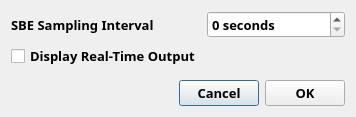
<?xml version="1.0" encoding="UTF-8"?>
<ui version="4.0">
 <class>sbeSetInterval</class>
 <widget class="QDialog" name="sbeSetInterval">
  <property name="geometry">
   <rect>
    <x>0</x>
    <y>0</y>
    <width>356</width>
    <height>117</height>
   </rect>
  </property>
  <property name="windowTitle">
   <string>Set Sampling Interval</string>
  </property>
  <property name="modal">
   <bool>true</bool>
  </property>
  <layout class="QVBoxLayout" name="verticalLayout">
   <item>
    <layout class="QFormLayout" name="formLayout">
     <item row="0" column="0">
      <widget class="QLabel" name="label">
       <property name="font">
        <font>
         <family>Arial Black</family>
         <pointsize>10</pointsize>
         <weight>75</weight>
         <bold>true</bold>
        </font>
       </property>
       <property name="text">
        <string>SBE Sampling Interval</string>
       </property>
      </widget>
     </item>
     <item row="0" column="1">
      <widget class="QSpinBox" name="spinInterval">
       <property name="font">
        <font>
         <family>Arial Black</family>
         <pointsize>10</pointsize>
         <weight>75</weight>
         <bold>true</bold>
        </font>
       </property>
       <property name="toolTip">
        <string>Interval (in seconds) between samples.</string>
       </property>
       <property name="suffix">
        <string> seconds</string>
       </property>
       <property name="minimum">
        <number>0</number>
       </property>
       <property name="maximum">
        <number>32766</number>
       </property>
       <property name="value">
        <number>0</number>
       </property>
      </widget>
     </item>
     <item row="1" column="0">
      <widget class="QCheckBox" name="cbRTO">
       <property name="font">
        <font>
         <family>Arial Black</family>
         <pointsize>10</pointsize>
         <weight>75</weight>
         <bold>true</bold>
        </font>
       </property>
       <property name="text">
        <string>Display Real-Time Output</string>
       </property>
      </widget>
     </item>
    </layout>
   </item>
   <item>
    <layout class="QHBoxLayout" name="horizontalLayout">
     <item>
      <spacer name="horizontalSpacer">
       <property name="orientation">
        <enum>Qt::Horizontal</enum>
       </property>
       <property name="sizeHint" stdset="0">
        <size>
         <width>478</width>
         <height>20</height>
        </size>
       </property>
      </spacer>
     </item>
     <item>
      <widget class="QPushButton" name="pbCancel">
       <property name="font">
        <font>
         <family>Arial Black</family>
         <pointsize>10</pointsize>
         <weight>75</weight>
         <bold>true</bold>
        </font>
       </property>
       <property name="text">
        <string>Cancel</string>
       </property>
      </widget>
     </item>
     <item>
      <widget class="QPushButton" name="pbOK">
       <property name="font">
        <font>
         <family>Arial Black</family>
         <pointsize>10</pointsize>
         <weight>75</weight>
         <bold>true</bold>
        </font>
       </property>
       <property name="text">
        <string>OK</string>
       </property>
      </widget>
     </item>
    </layout>
   </item>
  </layout>
 </widget>
 <resources/>
 <connections/>
</ui>
